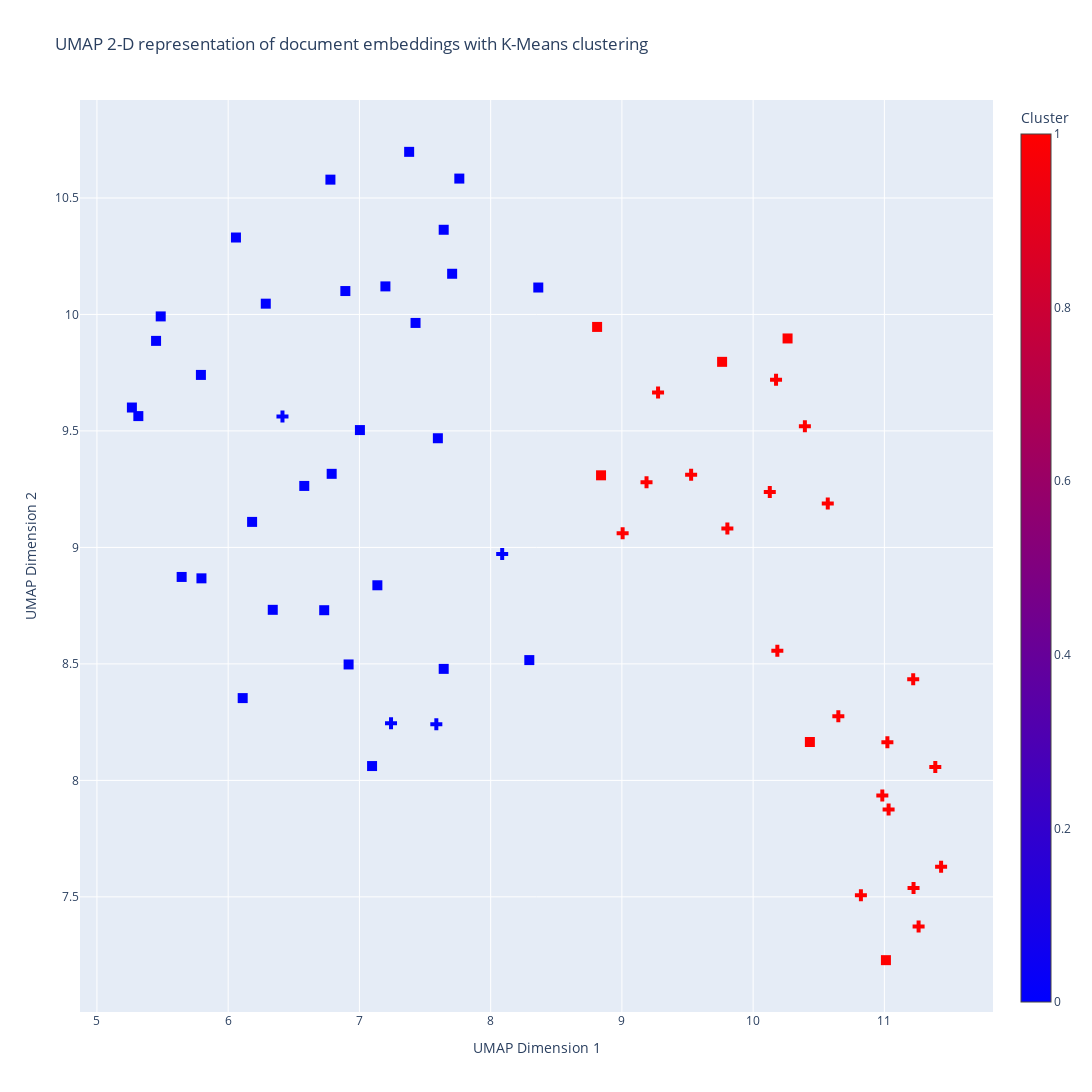

Write notebook code for a chart like this one.
### Code cell
import plotly.graph_objects as go

# Specify the columns you want to include in hover data
hover_columns = ['Credits-Y1', 'Nationality', "Gender", "Credits-B1B2"]

# Create hover text by concatenating values from specified columns
hover_text = merged_df.apply(lambda row: '<br>'.join(f"{col}: {row[col]}" for col in hover_columns), axis=1)

# Define marker symbols based on BSA values
marker_symbols = ['cross' if bsa == 0 else 'square' for bsa in merged_df['BSA']]

# Create a scatter plot trace with hover data
scatter_trace = go.Scatter(
    x=umap_embeddings[:, 0],
    y=umap_embeddings[:, 1],
    mode='markers',
    marker=dict(
        color=cluster_labels,
        colorscale='BlueRed',
        size=10,
        symbol=marker_symbols,  # Set the marker symbols
        colorbar=dict(title='Cluster')
    ),
    text=hover_text  # Set the hover text
)

# Create a layout
layout = go.Layout(
    title='UMAP 2-D representation of document embeddings with K-Means clustering',
    xaxis=dict(title='UMAP Dimension 1'),
    yaxis=dict(title='UMAP Dimension 2'),
    width=1600,  # Set width of the figure
    height=1200,  # Set height of the figure

)

# Create a figure
fig = go.Figure(data=[scatter_trace], layout=layout)

# Show the interactive plot
fig.show()


from sklearn.metrics import confusion_matrix

true_labels = np.where(merged_df["BSA"] == 1, 0, 1)

print(len(true_labels))
print(len(cluster_labels))
# Assuming cluster_labels are the predicted cluster labels obtained from the clustering algorithm
# Compute the confusion matrix
cm = confusion_matrix(true_labels, cluster_labels)

print("Confusion Matrix:")
print(cm)

### Figure 1 — Plotly figure (JSON) as saved in the notebook; plotly's stock layout.template omitted (floating-point values rounded to 4 significant figures)
{"data": [{"marker": {"color": [1, 1, 1, 1, 1, 1, 1, 1, 1, 0, 1, 0, 0, 0, 0, 1, 1, 0, 1, 0, 0, 0, 0, 0, 0, 0, 0, 0, 1, 1, 0, 0, 0, 0, 1, 0, 1, 1, 0, 1, 0, 0, 0, 0, 1, 1, 0, 1, 1, 1, 0, 0, 1, 0, 1, 0, 0, 0, 0, 0, 0], "colorbar": {"title": {"text": "Cluster"}}, "colorscale": [[0, "rgb(0,0,255)"], [1, "rgb(255,0,0)"]], "size": 10, "symbol": ["cross", "cross", "cross", "cross", "cross", "cross", "cross", "cross", "cross", "cross", "cross", "cross", "square", "square", "square", "square", "square", "square", "square", "square", "square", "square", "square", "square", "square", "square", "square", "square", "square", "cross", "square", "square", "square", "square", "square", "square", "cross", "cross", "cross", "cross", "square", "square", "square", "square", "cross", "cross", "square", "cross", "cross", "cross", "square", "square", "square", "square", "cross", "square", "square", "cross", "square", "square", "square"]}, "mode": "markers", "text": ["Credits-Y1: 0<br>Nationality: Nederland<br>Gender: 1<br>Credits-B1B2: 0", "Credits-Y1: 0<br>Nationality: Nederland<br>Gender: 0<br>Credits-B1B2: 0", "Credits-Y1: 0<br>Nationality: Azie<br>Gender: 0<br>Credits-B1B2: 0", "Credits-Y1: 0<br>Nationality: Nederland<br>Gender: 1<br>Credits-B1B2: 0", "Credits-Y1: 0<br>Nationality: EU<br>Gender: 0<br>Credits-B1B2: 0", "Credits-Y1: 12<br>Nationality: EU<br>Gender: 1<br>Credits-B1B2: 0", "Credits-Y1: 18<br>Nationality: EU<br>Gender: 1<br>Credits-B1B2: 0", "Credits-Y1: 18<br>Nationality: Nederland<br>Gender: 1<br>Credits-B1B2: 12", "Credits-Y1: 24<br>Nationality: EU<br>Gender: 0<br>Credits-B1B2: 6", "Credits-Y1: 24<br>Nationality: Nederland<br>Gender: 1<br>Credits-B1B2: 12", "Credits-Y1: 36<br>Nationality: Nederland<br>Gender: 0<br>Credits-B1B2: 6", "Credits-Y1: 36<br>Nationality: EU<br>Gender: 0<br>Credits-B1B2: 24", "Credits-Y1: 42<br>Nationality: Nederland<br>Gender: 0<br>Credits-B1B2: 24", "Credits-Y1: 42<br>Nationality: Nederland<br>Gender: 0<br>Credits-B1B2: 24", "Credits-Y1: 42<br>Nationality: EU<br>Gender: 1<br>Credits-B1B2: 24", "Credits-Y1: 42<br>Nationality: Afrika<br>Gender: 1<br>Credits-B1B2: 6", "Credits-Y1: 42<br>Nationality: EU<br>Gender: 0<br>Credits-B1B2: 6", "Credits-Y1: 48<br>Nationality: Nederland<br>Gender: 0<br>Credits-B1B2: 12", "Credits-Y1: 48<br>Nationality: Nederland<br>Gender: 0<br>Credits-B1B2: 6", "Credits-Y1: 54<br>Nationality: Nederland<br>Gender: 1<br>Credits-B1B2: 24", "Credits-Y1: 54<br>Nationality: Azie<br>Gender: 0<br>Credits-B1B2: 24", "Credits-Y1: 54<br>Nationality: Azie<br>Gender: 1<br>Credits-B1B2: 24", "Credits-Y1: 60<br>Nationality: EU<br>Gender: 0<br>Credits-B1B2: 24", "Credits-Y1: 60<br>Nationality: EU<br>Gender: 1<br>Credits-B1B2: 24", "Credits-Y1: 60<br>Nationality: Nederland<br>Gender: 1<br>Credits-B1B2: 24", "Credits-Y1: 60<br>Nationality: EU<br>Gender: 0<br>Credits-B1B2: 24", "Credits-Y1: 60<br>Nationality: EU<br>Gender: 1<br>Credits-B1B2: 18", "Credits-Y1: 60<br>Nationality: Nederland<br>Gender: 0<br>Credits-B1B2: 24", "Credits-Y1: 24<br>Nationality: EU<br>Gender: 1<br>Credits-B1B2: 6", "Credits-Y1: 6<br>Nationality: Nederland<br>Gender: 1<br>Credits-B1B2: 6", "Credits-Y1: 60<br>Nationality: Europa<br>Gender: 0<br>Credits-B1B2: 24", "Credits-Y1: 54<br>Nationality: Nederland<br>Gender: 0<br>Credits-B1B2: 18", "Credits-Y1: 54<br>Nationality: Nederland<br>Gender: 1<br>Credits-B1B2: 18", "Credits-Y1: 48<br>Nationality: EU<br>Gender: 1<br>Credits-B1B2: 6", "Credits-Y1: 48<br>Nationality: EU<br>Gender: 0<br>Credits-B1B2: 12", "Credits-Y1: 54<br>Nationality: EU<br>Gender: 1<br>Credits-B1B2: 24", "Credits-Y1: 24<br>Nationality: EU<br>Gender: 0<br>Credits-B1B2: 12", "Credits-Y1: 30<br>Nationality: Nederland<br>Gender: 1<br>Credits-B1B2: 12", "Credits-Y1: 30<br>Nationality: EU<br>Gender: 1<br>Credits-B1B2: 18", "Credits-Y1: 18<br>Nationality: Azie<br>Gender: 1<br>Credits-B1B2: 12", "Credits-Y1: 60<br>Nationality: Afrika<br>Gender: 1<br>Credits-B1B2: 24", "Credits-Y1: 60<br>Nationality: Europa<br>Gender: 1<br>Credits-B1B2: 30", "Credits-Y1: 60<br>Nationality: EU<br>Gender: 1<br>Credits-B1B2: 30", "Credits-Y1: 54<br>Nationality: Azie<br>Gender: 1<br>Credits-B1B2: 18", "Credits-Y1: 6<br>Nationality: Azie<br>Gender: 1<br>Credits-B1B2: 6", "Credits-Y1: 0<br>Nationality: Noord-Amerika<br>Gender: 0<br>Credits-B1B2: 0", "Credits-Y1: 60<br>Nationality: Nederland<br>Gender: 1<br>Credits-B1B2: 18", "Credits-Y1: 36<br>Nationality: Noord-Amerika<br>Gender: 1<br>Credits-B1B2: 12", "Credits-Y1: 12<br>Nationality: Mid-Zuid-Amerika<br>Gender: 1<br>Credits-B1B2: 12", "Credits-Y1: 18<br>Nationality: Mid-Zuid-Amerika<br>Gender: 1<br>Credits-B1B2: 12", "Credits-Y1: 60<br>Nationality: Mid-Zuid-Amerika<br>Gender: 0<br>Credits-B1B2: 24", "Credits-Y1: 54<br>Nationality: Mid-Zuid-Amerika<br>Gender: 1<br>Credits-B1B2: 18", "Credits-Y1: 54<br>Nationality: Oceanie<br>Gender: 0<br>Credits-B1B2: 12", "Credits-Y1: 60<br>Nationality: Onbekend<br>Gender: 1<br>Credits-B1B2: 24", "Credits-Y1: 0<br>Nationality: Afrika<br>Gender: 0<br>Credits-B1B2: 0", "Credits-Y1: 48<br>Nationality: Afrika<br>Gender: 0<br>Credits-B1B2: 18", "Credits-Y1: 60<br>Nationality: EU<br>Gender: 0<br>Credits-B1B2: 24", "Credits-Y1: 36<br>Nationality: Nederland<br>Gender: 1<br>Credits-B1B2: 12", "Credits-Y1: 48<br>Nationality: Nederland<br>Gender: 1<br>Credits-B1B2: 18", "Credits-Y1: 54<br>Nationality: Nederland<br>Gender: 1<br>Credits-B1B2: 18", "Credits-Y1: 60<br>Nationality: Nederland<br>Gender: 1<br>Credits-B1B2: 24"], "type": "scatter", "x": [11.43, 11.03, 11.02, 11.22, 10.82, 11.26, 11.22, 10.17, 10.65, 7.586, 10.39, 6.414, 6.779, 7.706, 6.58, 10.26, 10.43, 8.363, 9.763, 7.198, 6.182, 7.379, 7.598, 6.789, 7.137, 5.792, 6.059, 7.428, 11.01, 10.57, 5.486, 6.34, 6.111, 8.294, 8.811, 6.732, 9.275, 9.006, 8.088, 9.527, 5.451, 5.266, 5.315, 5.796, 10.18, 10.98, 5.646, 9.188, 9.804, 10.13, 7.642, 7.642, 8.841, 6.893, 11.39, 7.761, 6.287, 7.241, 7.096, 6.918, 7.004], "y": [7.629, 7.875, 8.164, 8.434, 7.507, 7.373, 7.538, 9.72, 8.276, 8.241, 9.52, 9.562, 10.58, 10.17, 9.264, 9.897, 8.165, 10.12, 9.797, 10.12, 9.11, 10.7, 9.469, 9.316, 8.837, 9.74, 10.33, 9.964, 7.228, 9.189, 9.992, 8.732, 8.353, 8.516, 9.946, 8.73, 9.665, 9.061, 8.972, 9.312, 9.887, 9.601, 9.564, 8.867, 8.556, 7.935, 8.873, 9.28, 9.081, 9.238, 10.36, 8.479, 9.309, 10.1, 8.057, 10.58, 10.05, 8.245, 8.061, 8.498, 9.504]}], "layout": {"height": 1200, "title": {"text": "UMAP 2-D representation of document embeddings with K-Means clustering"}, "width": 1600, "xaxis": {"title": {"text": "UMAP Dimension 1"}}, "yaxis": {"title": {"text": "UMAP Dimension 2"}}}}
